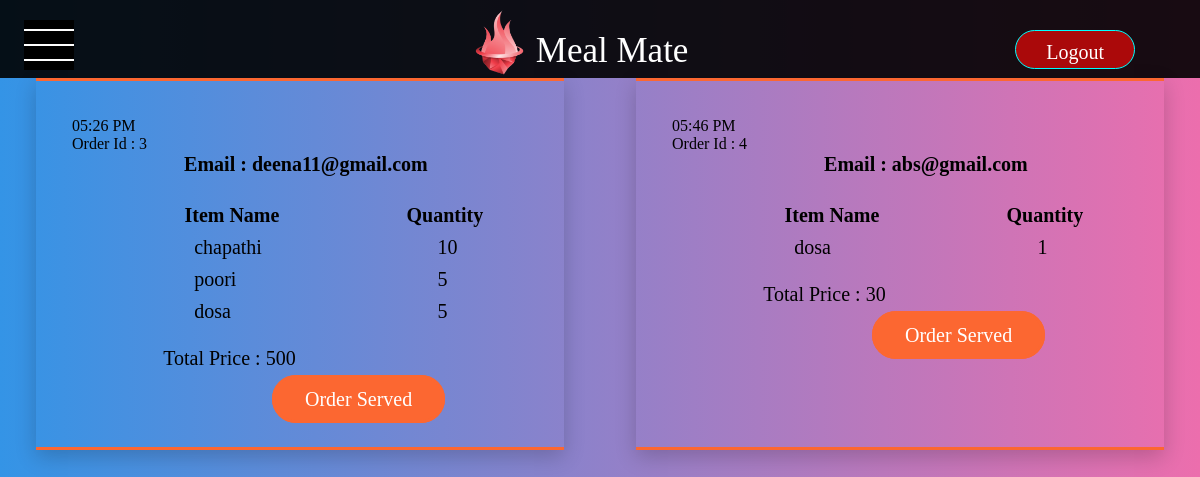
The page /viewOrders (signed in) on the database as committed earlier.
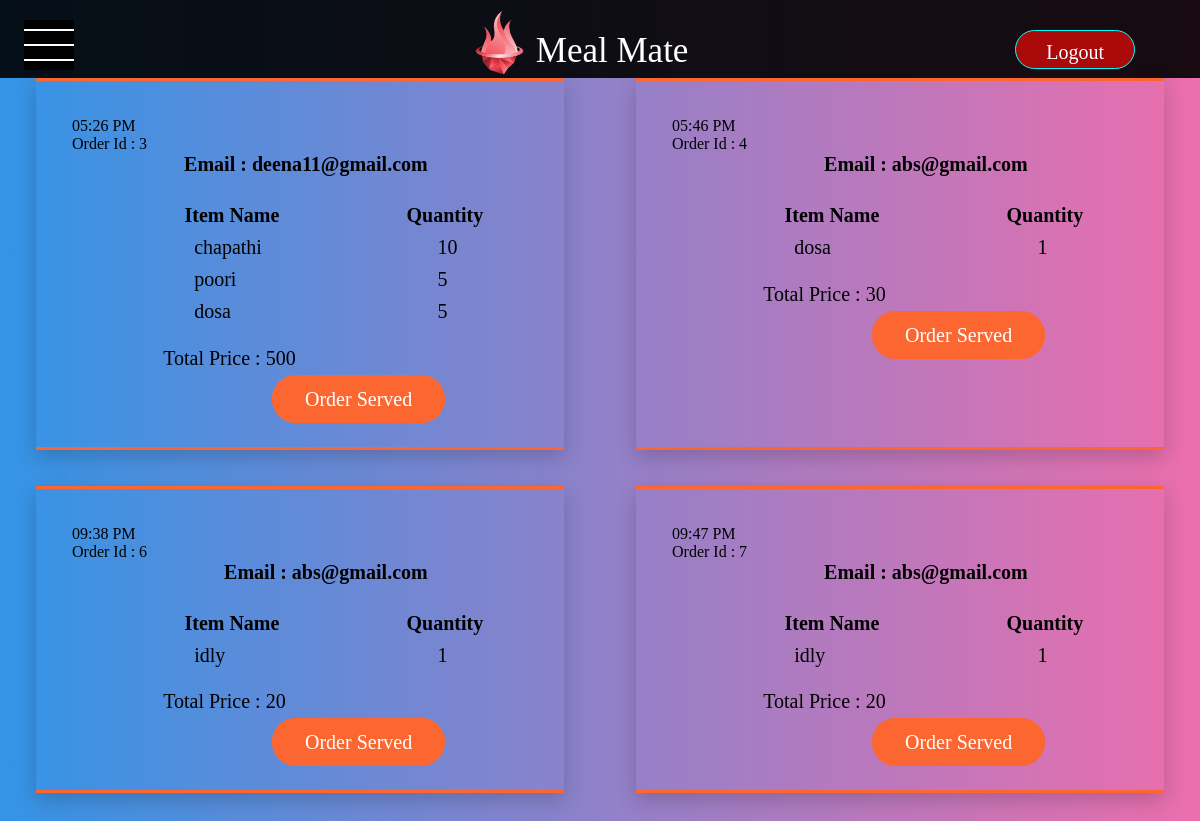
The same page on the database as committed later.
### app.py (models this page shows, shortened)
class orders(db.Model):
    __tablename__ = "orders"
    id = db.Column(db.Integer,primary_key = True)
    email = db.Column(db.Text)
    order = db.Column(db.Text)
    total_price = db.Column(db.Integer)
    time = db.Column(db.Text)

### app.py (the view)
@app.route('/viewOrders')
@login_required
def viewOrders():
    if current_user.is_authenticated and current_user.role == 'employee':
        list_of_orders = []
        all_orders = orders.query.all()
        for order_ in all_orders:
            id = order_.id
            email = order_.email
            items = json.loads(order_.order)
            price = order_.total_price
            time = order_.time
            list_of_orders.append([id,email,items,price,time])
        return render_template('viewOrders.html',list_of_orders = list_of_orders)
    else:
        return 'Entry Restricted! Only Employees Allowed'

### app.py (called while the page is built)
@login_manager.user_loader
def load_user(id):
    return signup.query.get(id)

### templates/viewOrders.html (shortened to what this page needs)
{% extends 'base.html' %}  {% block content %} {% for order in list_of_orders %}
<body class="viewOrdersBody">
    <div class="viewOrders">
      <p>{{ order[4] }}</p>
      <p>Order Id : {{ order[0] }}</p>
      <p class="title">Email : {{ order[1] }}</p>
      <table class="table">
        <tr class="heading">
          <th class="one">Item Name</th>
          <th class="two">Quantity</th>
        </tr>
        {% for item in order[2] %}
        <tr class="order">
          <td class="one">{{ item[0] }}</td>
          <td class="two">{{ item[1] }}</td>
        </tr>
        {% endfor %}
      </table>
      <br />
      <p class="price">Total Price : <span>{{ order[3] }}</span></p>
      <br />
      <a href="/deleteOrder/{{order[0]}}" class="delete_order">Order Served</a>
    </div>
</body>
{% endfor %} {% endblock %}

### templates/base.html (shortened to what this page needs)
<!DOCTYPE html>
<html lang="en">
  <head>
    <link rel="stylesheet" href="static/main.css" />
  </head>
  <body>
    <nav class="navigation">
      <ul class="nav">
        <li class="menu_icon">
          <a href="" onclick="showSideBar(event)" class="show_button"
            ><img src="static\menu_icon.svg" alt="" class="show_button"
          /></a>
        </li>
        <li class="nav_img">
          <img src="static/logo.png" alt="" />
          <p>Meal Mate</p>
        </li>
        <li class="logOut">
          <a href="/logout">
            <p>Logout</p></a
          >
        </li>
      </ul>
    </nav>
    {% block content %} {% endblock %}
  </body>
</html>

### static/main.css (style rules this page uses)
* { margin: 0px; padding: 0px; }
.navigation { width: 100%; height: 78px; background-color: rgba(0, 0, 0, 0.899); opacity: 1; transition: opacity 0.3s ease-in-out; }
.nav { display: flex; list-style: none; align-items: center; vertical-align: middle; justify-content: space-between; }
.menu_icon { padding-left: 2%; margin-bottom: 25px; }
.show_button { margin-bottom: 10%; max-height: 10px; max-width: 10px; }
.nav_img { height: 100px; width: 33%; padding-left: 33%; padding-right: 25%; margin-bottom: 18px; }
.nav_img img { min-width: 30px; min-height: 40px; max-width: 130px; max-height: 70px; display: inline; padding-top: 5px; }
.nav_img p { display: inline; font-size: 35px; vertical-align: 16px; color: white; }
.nav a img { min-width: 50px; min-height: 50px; padding-right: 0px; }
.logOut { margin-right: 65px; margin-bottom: 15px; }
.logOut a { clear: both; float: left; border: 1px solid aqua; border-radius: 30px; padding: 10px; margin-top: 30px; margin-bottom: 40px; padding-left: 30px; padding-right: 30px; background-color: rgba(198, 9, 9, 0.845); color: white; font-weight: 500; margin-left: 5px; font-size: 20px; text-decoration: none; height: 17px; }
.viewOrdersBody { background: linear-gradient(to right, #3494e6, #ec6ead); display: flex; flex-wrap: wrap; justify-content: space-around; }
.viewOrders { margin-top: 0%; margin-right: 0%; margin-bottom: 3%; margin-left: 0%; width: 38%; max-width: 600px; padding: 3% 3%; box-shadow: 0 7px 20px 0 rgba(0, 0, 0, 0.19); border-top: 3px solid rgb(252, 103, 49); border-bottom: 3px solid rgb(252, 103, 49); border-left: none; border-right: none; color: black !important; }
.title { color: black; font-weight: 600; margin-bottom: 1%; margin-right: 5%; padding: 0 17%; font-size: 20px; display: block; height: 20px; float: right; }
.table { display: block; margin-top: 10%; margin-left: 1%; width: 100%; font-size: 20px; }
.heading { width: 100%; height: 30px; }
.heading .one { width: 80%; padding-left: 5%; padding-right: 5%; }
.heading .two { width: 80%; padding-left: 5%; padding-right: 3%; }
.order { width: 100%; height: 30px; }
.order .one { width: 80%; padding-left: 30%; padding-right: 5%; }
.order .two { width: 80%; padding-left: 13%; padding-right: 5%; }
.price { font-size: 20px; margin-left: 20%; }
.price span { color: black; }
.delete_order { clear: both; border: 1px solid aqua; border-radius: 30px; padding: 10px; padding-left: 30px; padding-right: 30px; border: 3px solid rgb(252, 103, 49); color: white; background-color: rgb(252, 103, 49); font-weight: 500; margin-left: 200px; font-size: 20px; text-decoration: none; transition: 5ms all ease-in-out; }

Rows that differ between the two databases and show on the page:
added orders: time "09:38 PM", id "6", email "abs@gmail.com", item "idly", item "1", total_price "20"
added orders: time "09:47 PM", id "7", email "abs@gmail.com", item "idly", item "1", total_price "20"
